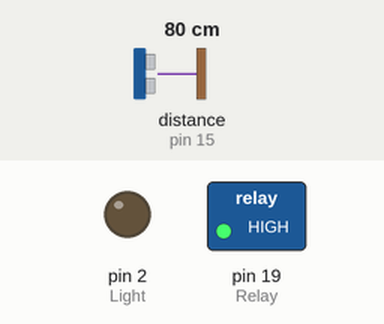
This sketch was run on a simulated Arduino Uno, built with avr-gcc and run on an emulated ATmega328P. On the bench: switched loads named in the sketch (green lamp = pin HIGH), output pins drawn as LEDs (lit = HIGH). Wiring (inferred from the names in the program): ultrasonic range finder: trigger pin 17; echo pin 15. The inputs (shaded band) are chosen by the test bench; at power-on: distance to the obstacle (sensor on pin 15) 80 cm. The echo pulse lasts 58.3 µs per cm; pins used as bus, display or sensor lines are not drawn.

Above: at 3.2 s.
3.3 s: distance to the obstacle (sensor on pin 15) set to 10 cm
4.8 s: distance to the obstacle (sensor on pin 15) set to 7 cm
At 6.1 s:
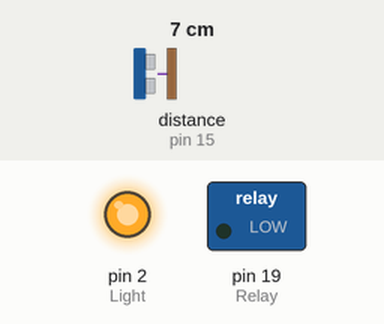
6.5 s: distance to the obstacle (sensor on pin 15) set to 9 cm
At 7.4 s:
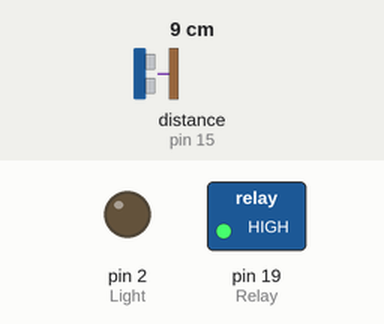
8.0 s: distance to the obstacle (sensor on pin 15) set to 2 cm
At 8.6 s:
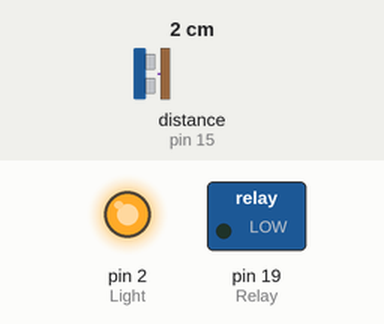
Timing chart, 0 to 10.5 s (numbered marks = the images above; inputs shaded):
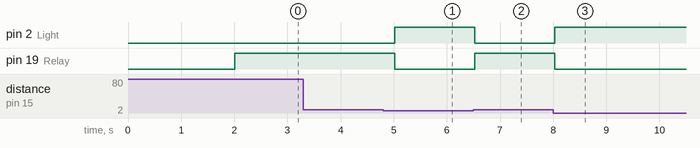

Measured:
- the behaviour switches between 9 and 8 cm on distance to the obstacle (sensor on pin 15) (found by bisection; images 0 and 1)
- after the input at 3.3 s, every drawn part: stays the same
- after the input at 4.8 s, pin 2 (Light): LOW → HIGH after 0.22 s; pin 19 (Relay): HIGH → LOW after 0.22 s
- after the input at 6.5 s, pin 2 (Light): HIGH → LOW at once; pin 19 (Relay): LOW → HIGH at once
- after the input at 8.0 s, pin 2 (Light): LOW → HIGH at once; pin 19 (Relay): HIGH → LOW at once

The sketch:

water_dispenser.ino
```cpp
#define trigger 17
#define echo 15
#define Relay 19
#define Light 2

float time=0,distance=0;

void setup()
{
Serial.begin(9600);
 pinMode(Light,OUTPUT);
 pinMode(trigger,OUTPUT);
 pinMode(echo,INPUT);
 pinMode(Relay,OUTPUT);

 delay(2000);
}

void loop()
{
 measure_distance();

 if(distance<5)
 {
   digitalWrite(Relay,LOW);
   digitalWrite(Light,HIGH);
 }
 else
 {
   digitalWrite(Relay,HIGH);
   digitalWrite(Light,LOW);
 }

 delay(500);
}

void measure_distance()
{
 digitalWrite(trigger,LOW);
 delayMicroseconds(2);
 digitalWrite(trigger,HIGH);
 delayMicroseconds(10);
 digitalWrite(trigger,LOW);
 delayMicroseconds(2);
 time=pulseIn(echo,HIGH);

 distance=time*200/20000;
}
```
